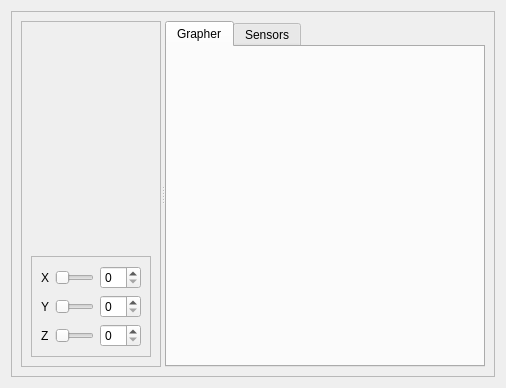
<?xml version="1.0" encoding="UTF-8"?>
<ui version="4.0">
 <class>MainBox</class>
 <widget class="QWidget" name="MainBox">
  <property name="geometry">
   <rect>
    <x>0</x>
    <y>0</y>
    <width>506</width>
    <height>388</height>
   </rect>
  </property>
  <property name="windowTitle">
   <string>Dialog</string>
  </property>
  <layout class="QVBoxLayout" name="verticalLayout">
   <item>
    <widget class="QFrame" name="frame">
     <property name="frameShape">
      <enum>QFrame::StyledPanel</enum>
     </property>
     <property name="frameShadow">
      <enum>QFrame::Raised</enum>
     </property>
     <layout class="QVBoxLayout" name="verticalLayout_6">
      <item>
       <widget class="QSplitter" name="splitter">
        <property name="orientation">
         <enum>Qt::Horizontal</enum>
        </property>
        <widget class="QFrame" name="frame_3">
         <property name="frameShape">
          <enum>QFrame::StyledPanel</enum>
         </property>
         <property name="frameShadow">
          <enum>QFrame::Raised</enum>
         </property>
         <layout class="QVBoxLayout" name="verticalLayout_2">
          <item>
           <layout class="QHBoxLayout" name="horizontalLayout">
            <item>
             <widget class="SerialBox5_fix_baudrate" name="serial_widget" native="true"/>
            </item>
            <item>
             <spacer name="horizontalSpacer">
              <property name="orientation">
               <enum>Qt::Horizontal</enum>
              </property>
              <property name="sizeHint" stdset="0">
               <size>
                <width>40</width>
                <height>20</height>
               </size>
              </property>
             </spacer>
            </item>
           </layout>
          </item>
          <item>
           <widget class="GLWidget" name="gl_widget" native="true"/>
          </item>
          <item>
           <widget class="QFrame" name="frame_4">
            <property name="sizePolicy">
             <sizepolicy hsizetype="Preferred" vsizetype="Fixed">
              <horstretch>0</horstretch>
              <verstretch>0</verstretch>
             </sizepolicy>
            </property>
            <property name="frameShape">
             <enum>QFrame::StyledPanel</enum>
            </property>
            <property name="frameShadow">
             <enum>QFrame::Raised</enum>
            </property>
            <layout class="QVBoxLayout" name="verticalLayout_11">
             <item>
              <layout class="QGridLayout" name="gridLayout_2">
               <item row="0" column="0">
                <widget class="QLabel" name="label_2">
                 <property name="text">
                  <string>X</string>
                 </property>
                </widget>
               </item>
               <item row="2" column="0">
                <widget class="QLabel" name="label_6">
                 <property name="text">
                  <string>Z</string>
                 </property>
                </widget>
               </item>
               <item row="1" column="1">
                <widget class="QSlider" name="sl_Y">
                 <property name="orientation">
                  <enum>Qt::Horizontal</enum>
                 </property>
                </widget>
               </item>
               <item row="1" column="0">
                <widget class="QLabel" name="label_3">
                 <property name="text">
                  <string>Y</string>
                 </property>
                </widget>
               </item>
               <item row="0" column="1">
                <widget class="QSlider" name="sl_X">
                 <property name="orientation">
                  <enum>Qt::Horizontal</enum>
                 </property>
                </widget>
               </item>
               <item row="2" column="1">
                <widget class="QSlider" name="sl_Z">
                 <property name="orientation">
                  <enum>Qt::Horizontal</enum>
                 </property>
                </widget>
               </item>
               <item row="0" column="2">
                <widget class="QSpinBox" name="sb_X"/>
               </item>
               <item row="1" column="2">
                <widget class="QSpinBox" name="sb_Y"/>
               </item>
               <item row="2" column="2">
                <widget class="QSpinBox" name="sb_Z"/>
               </item>
              </layout>
             </item>
            </layout>
           </widget>
          </item>
         </layout>
        </widget>
        <widget class="QTabWidget" name="tabWidget">
         <property name="currentIndex">
          <number>0</number>
         </property>
         <widget class="QWidget" name="grapher_tab">
          <attribute name="title">
           <string>Grapher</string>
          </attribute>
          <layout class="QVBoxLayout" name="verticalLayout_4">
           <item>
            <widget class="GrapherBox" name="grapher_widget" native="true"/>
           </item>
          </layout>
         </widget>
         <widget class="QWidget" name="sensors_tab">
          <attribute name="title">
           <string>Sensors</string>
          </attribute>
          <layout class="QHBoxLayout" name="horizontalLayout_2">
           <item>
            <widget class="QFrame" name="frame_2">
             <property name="frameShape">
              <enum>QFrame::StyledPanel</enum>
             </property>
             <property name="frameShadow">
              <enum>QFrame::Raised</enum>
             </property>
             <layout class="QVBoxLayout" name="verticalLayout_3">
              <item>
               <layout class="QGridLayout" name="gridLayout">
                <item row="3" column="0">
                 <widget class="QLabel" name="label_5">
                  <property name="text">
                   <string>AccelMotion</string>
                  </property>
                 </widget>
                </item>
                <item row="4" column="0">
                 <widget class="QLabel" name="label_7">
                  <property name="text">
                   <string>AccelGravity</string>
                  </property>
                 </widget>
                </item>
                <item row="7" column="0">
                 <widget class="QLabel" name="label_10">
                  <property name="text">
                   <string>Magnet</string>
                  </property>
                 </widget>
                </item>
                <item row="1" column="0">
                 <widget class="QLabel" name="label">
                  <property name="text">
                   <string>Accel</string>
                  </property>
                 </widget>
                </item>
                <item row="0" column="1">
                 <widget class="QLabel" name="label_12">
                  <property name="text">
                   <string>X</string>
                  </property>
                  <property name="alignment">
                   <set>Qt::AlignCenter</set>
                  </property>
                 </widget>
                </item>
                <item row="0" column="2">
                 <widget class="QLabel" name="label_11">
                  <property name="text">
                   <string>Y</string>
                  </property>
                  <property name="alignment">
                   <set>Qt::AlignCenter</set>
                  </property>
                 </widget>
                </item>
                <item row="5" column="0">
                 <widget class="QLabel" name="label_8">
                  <property name="text">
                   <string>LinAccel</string>
                  </property>
                 </widget>
                </item>
                <item row="6" column="0">
                 <widget class="QLabel" name="label_9">
                  <property name="text">
                   <string>Gravity</string>
                  </property>
                 </widget>
                </item>
                <item row="2" column="0">
                 <widget class="QLabel" name="label_4">
                  <property name="text">
                   <string>Result</string>
                  </property>
                 </widget>
                </item>
                <item row="0" column="3">
                 <widget class="QLabel" name="label_13">
                  <property name="text">
                   <string>Z</string>
                  </property>
                  <property name="alignment">
                   <set>Qt::AlignCenter</set>
                  </property>
                 </widget>
                </item>
                <item row="1" column="1">
                 <widget class="QLCDNumber" name="lcd_accel_x"/>
                </item>
                <item row="1" column="2">
                 <widget class="QLCDNumber" name="lcd_accel_y"/>
                </item>
                <item row="1" column="3">
                 <widget class="QLCDNumber" name="lcd_accel_z"/>
                </item>
                <item row="2" column="1">
                 <widget class="QLCDNumber" name="lcd_result_x"/>
                </item>
                <item row="2" column="2">
                 <widget class="QLCDNumber" name="lcd_result_y"/>
                </item>
                <item row="2" column="3">
                 <widget class="QLCDNumber" name="lcd_result_z"/>
                </item>
                <item row="3" column="1">
                 <widget class="QLCDNumber" name="lcd_accelmotion_x"/>
                </item>
                <item row="3" column="2">
                 <widget class="QLCDNumber" name="lcd_accelmotion_y"/>
                </item>
                <item row="3" column="3">
                 <widget class="QLCDNumber" name="lcd_accelmotion_z"/>
                </item>
                <item row="4" column="1">
                 <widget class="QLCDNumber" name="lcd_accelgravity_x"/>
                </item>
                <item row="4" column="2">
                 <widget class="QLCDNumber" name="lcd_accelgravity_y"/>
                </item>
                <item row="4" column="3">
                 <widget class="QLCDNumber" name="lcd_accelgravity_z"/>
                </item>
                <item row="5" column="1">
                 <widget class="QLCDNumber" name="lcd_linaccel_x"/>
                </item>
                <item row="5" column="2">
                 <widget class="QLCDNumber" name="lcd_linaccel_y"/>
                </item>
                <item row="5" column="3">
                 <widget class="QLCDNumber" name="lcd_linaccel_z"/>
                </item>
                <item row="6" column="1">
                 <widget class="QLCDNumber" name="lcd_gravity_x"/>
                </item>
                <item row="6" column="2">
                 <widget class="QLCDNumber" name="lcd_gravity_y"/>
                </item>
                <item row="6" column="3">
                 <widget class="QLCDNumber" name="lcd_gravity_z"/>
                </item>
                <item row="7" column="1">
                 <widget class="QLCDNumber" name="lcd_magnet_x"/>
                </item>
                <item row="7" column="2">
                 <widget class="QLCDNumber" name="lcd_magnet_y"/>
                </item>
                <item row="7" column="3">
                 <widget class="QLCDNumber" name="lcd_magnet_z"/>
                </item>
               </layout>
              </item>
              <item>
               <spacer name="verticalSpacer">
                <property name="orientation">
                 <enum>Qt::Vertical</enum>
                </property>
                <property name="sizeHint" stdset="0">
                 <size>
                  <width>20</width>
                  <height>40</height>
                 </size>
                </property>
               </spacer>
              </item>
             </layout>
            </widget>
           </item>
           <item>
            <spacer name="horizontalSpacer_2">
             <property name="orientation">
              <enum>Qt::Horizontal</enum>
             </property>
             <property name="sizeHint" stdset="0">
              <size>
               <width>40</width>
               <height>20</height>
              </size>
             </property>
            </spacer>
           </item>
          </layout>
         </widget>
        </widget>
       </widget>
      </item>
     </layout>
    </widget>
   </item>
  </layout>
 </widget>
 <customwidgets>
  <customwidget>
   <class>GrapherBox</class>
   <extends>QWidget</extends>
   <header>grapherbox.hpp</header>
   <container>1</container>
  </customwidget>
  <customwidget>
   <class>SerialBox5_fix_baudrate</class>
   <extends>QWidget</extends>
   <header>serialbox5_fix_baudrate.hpp</header>
   <container>1</container>
  </customwidget>
  <customwidget>
   <class>GLWidget</class>
   <extends>QWidget</extends>
   <header>glwidget.h</header>
   <container>1</container>
  </customwidget>
 </customwidgets>
 <resources/>
 <connections/>
</ui>
